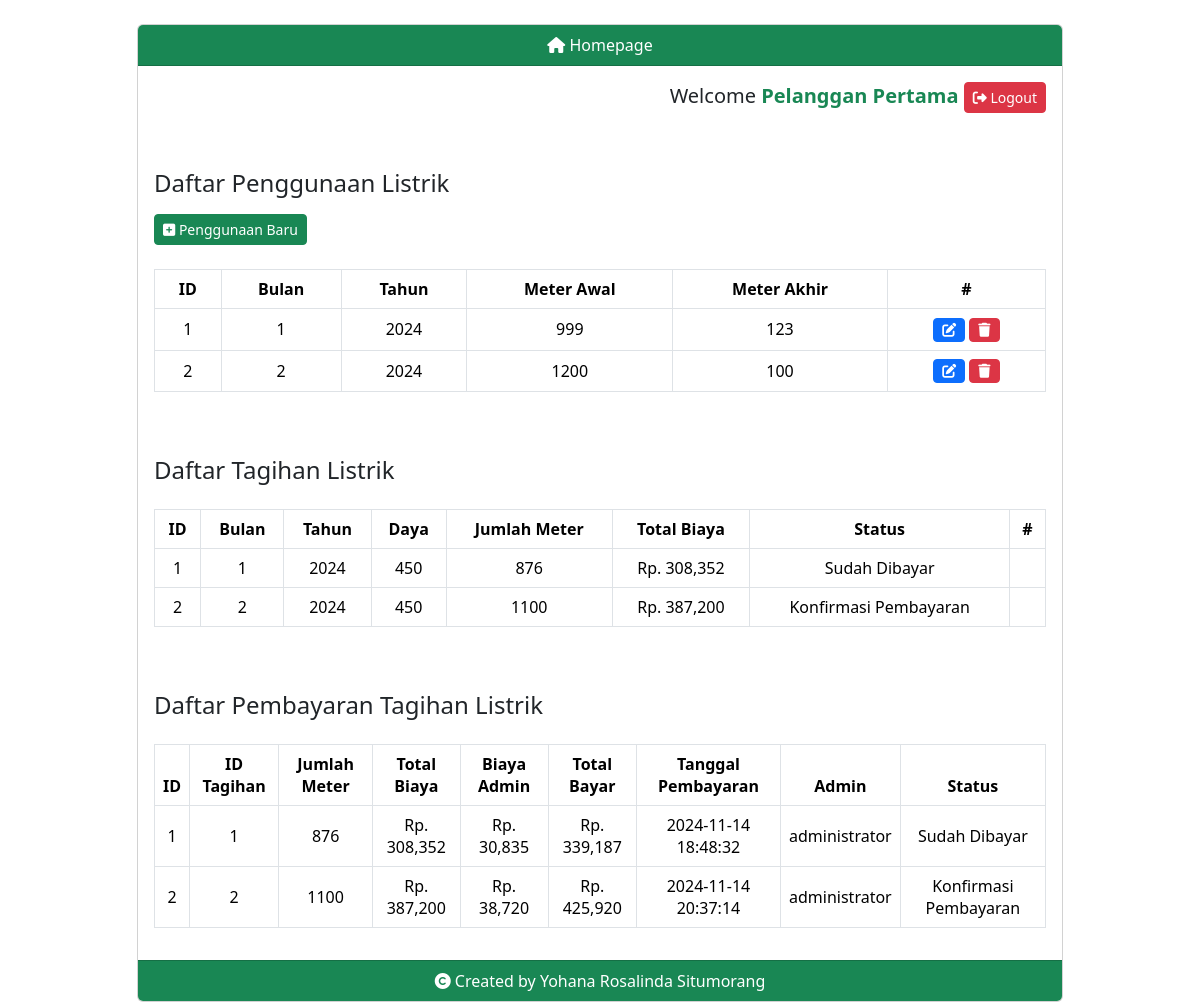
Page /index.php (signed in) on the committed database.
### tables this page shows
CREATE TABLE `penggunaan` (
  `id_penggunaan` int(11) unsigned NOT NULL AUTO_INCREMENT,
  `id_pelanggan` int(11) unsigned DEFAULT NULL,
  `bulan` int(11) DEFAULT NULL,
  `tahun` int(11) DEFAULT NULL,
  `meter_awal` float DEFAULT NULL,
  `meter_akhir` float DEFAULT NULL,
  PRIMARY KEY (`id_penggunaan`),
  KEY `fk_penggunaan_pelanggan` (`id_pelanggan`),
  CONSTRAINT `fk_penggunaan_pelanggan` FOREIGN KEY (`id_pelanggan`) REFERENCES `pelanggan` (`id_pelanggan`) ON DELETE SET NULL ON UPDATE CASCADE
);

CREATE TABLE `tagihan` (
  `id_tagihan` int(11) unsigned NOT NULL AUTO_INCREMENT,
  `id_penggunaan` int(11) unsigned DEFAULT NULL,
  `id_pelanggan` int(11) unsigned DEFAULT NULL,
  `bulan` int(11) DEFAULT NULL,
  `tahun` int(11) DEFAULT NULL,
  `jumlah_meter` int(11) DEFAULT NULL,
  `status` varchar(50) DEFAULT NULL,
  PRIMARY KEY (`id_tagihan`),
  KEY `fk_tagihan_penggunaan` (`id_penggunaan`),
  KEY `fk_tagihan_pelanggan` (`id_pelanggan`),
  CONSTRAINT `fk_tagihan_pelanggan` FOREIGN KEY (`id_pelanggan`) REFERENCES `pelanggan` (`id_pelanggan`) ON DELETE SET NULL ON UPDATE CASCADE,
  CONSTRAINT `fk_tagihan_penggunaan` FOREIGN KEY (`id_penggunaan`) REFERENCES `penggunaan` (`id_penggunaan`) ON DELETE SET NULL ON UPDATE CASCADE
);

CREATE TABLE `tarif` (
  `id_tarif` int(11) unsigned NOT NULL AUTO_INCREMENT,
  `daya` float DEFAULT NULL,
  `tarifperkwh` double DEFAULT NULL,
  PRIMARY KEY (`id_tarif`)
);

CREATE TABLE `pembayaran` (
  `id_pembayaran` int(11) unsigned NOT NULL AUTO_INCREMENT,
  `id_tagihan` int(11) unsigned DEFAULT NULL,
  `id_pelanggan` int(11) unsigned DEFAULT NULL,
  `tanggal_pembayaran` datetime DEFAULT NULL,
  `bulan_bayar` int(11) DEFAULT NULL,
  `biaya_admin` double DEFAULT NULL,
  `total_bayar` double DEFAULT NULL,
  `id_user` int(11) unsigned DEFAULT NULL,
  PRIMARY KEY (`id_pembayaran`),
  KEY `fk_pembayaran_tagihan` (`id_tagihan`),
  KEY `fk_pembayaran_pelanggan` (`id_pelanggan`),
  KEY `fk_pembayaran_user` (`id_user`),
  CONSTRAINT `fk_pembayaran_pelanggan` FOREIGN KEY (`id_pelanggan`) REFERENCES `pelanggan` (`id_pelanggan`) ON DELETE SET NULL ON UPDATE CASCADE,
  CONSTRAINT `fk_pembayaran_tagihan` FOREIGN KEY (`id_tagihan`) REFERENCES `tagihan` (`id_tagihan`) ON DELETE SET NULL ON UPDATE CASCADE,
  CONSTRAINT `fk_pembayaran_user` FOREIGN KEY (`id_user`) REFERENCES `user` (`id_user`) ON DELETE SET NULL ON UPDATE CASCADE
);

CREATE TABLE `user` (
  `id_user` int(11) unsigned NOT NULL AUTO_INCREMENT,
  `username` varchar(30) DEFAULT NULL,
  `password` varchar(100) DEFAULT NULL,
  `nama_admin` varchar(50) DEFAULT NULL,
  `id_level` int(11) unsigned DEFAULT NULL,
  PRIMARY KEY (`id_user`),
  KEY `fk_user_level` (`id_level`),
  CONSTRAINT `fk_user_level` FOREIGN KEY (`id_level`) REFERENCES `level` (`id_level`) ON DELETE SET NULL ON UPDATE CASCADE
);

### database/config.php (called while the page is built, shortened)
<?php
function get_all_penggunaan($db, $id_pelanggan="") {
  $data_mode = "administrator";
  $query = "SELECT penggunaan.*, pelanggan.nama_pelanggan, pelanggan.nomor_kwh FROM penggunaan INNER JOIN pelanggan ON penggunaan.id_pelanggan = pelanggan.id_pelanggan";
  if($id_pelanggan != "") {
    $data_mode = "pelanggan";
    $query = "SELECT * FROM penggunaan WHERE id_pelanggan = " . $id_pelanggan;
  }
  $result = mysqli_query($db, $query);
  $all_penggunaan = [];
  $list_table_fields = [
    "administrator" => ["id_penggunaan", "nama_pelanggan", "nomor_kwh", "bulan", "tahun", "meter_awal", "meter_akhir"],
    "pelanggan" => ["id_penggunaan", "bulan", "tahun", "meter_awal", "meter_akhir"]
  ];
  while($row = mysqli_fetch_array($result)) {
    $filtered_data = [];
    foreach($list_table_fields[$data_mode] as $key) {
      $filtered_data[$key] = $row[$key];
    }
    array_push($all_penggunaan, $filtered_data);
  }
  return $all_penggunaan;
}
function get_all_tagihan($db, $id_pelanggan="") {
  $data_mode = "administrator";
  $query = "SELECT tagihan.*, tarif.daya, tarif.tarifperkwh, pelanggan.nama_pelanggan FROM tagihan
    INNER JOIN pelanggan ON tagihan.id_pelanggan = pelanggan.id_pelanggan
    INNER JOIN tarif ON pelanggan.id_tarif = tarif.id_tarif";
  if($id_pelanggan != "") {
    $data_mode = "pelanggan";
    $query = "SELECT tagihan.*, tarif.daya, tarif.tarifperkwh FROM tagihan
    INNER JOIN pelanggan ON tagihan.id_pelanggan = pelanggan.id_pelanggan
    INNER JOIN tarif ON pelanggan.id_tarif = tarif.id_tarif
    WHERE tagihan.id_pelanggan = " . $id_pelanggan;
  }
  $result = mysqli_query($db, $query);
  $all_tagihan = [];
  $list_table_fields = [
    "administrator" => ["id_tagihan", "id_penggunaan", "id_pelanggan", "nama_pelanggan", "bulan", "tahun", "jumlah_meter", "status", "daya", "tarifperkwh"],
    "pelanggan" => ["id_tagihan", "id_penggunaan", "id_pelanggan", "bulan", "tahun", "jumlah_meter", "status", "daya", "tarifperkwh"]
  ];
  while($row = mysqli_fetch_array($result)) {
    $filtered_data = [];
    foreach($list_table_fields[$data_mode] as $key) {
      $filtered_data[$key] = $row[$key];
    }
    array_push($all_tagihan, $filtered_data);
  }
  return $all_tagihan;
}
function get_all_pembayaran($db, $id_pelanggan="") {
  $data_mode = "administrator";
  $query = "SELECT pembayaran.*, tarif.daya, tarif.tarifperkwh, pelanggan.nama_pelanggan, user.nama_admin, tagihan.jumlah_meter, tagihan.status FROM pembayaran
    INNER JOIN tagihan ON pembayaran.id_tagihan = tagihan.id_tagihan
    INNER JOIN pelanggan ON pembayaran.id_pelanggan = pelanggan.id_pelanggan
    INNER JOIN user ON pembayaran.id_user = user.id_user
    INNER JOIN tarif ON pelanggan.id_tarif = tarif.id_tarif";
  if($id_pelanggan != "") {
    $data_mode = "pelanggan";
    $query = "SELECT pembayaran.*, tarif.daya, tarif.tarifperkwh, pelanggan.nama_pelanggan, user.nama_admin, tagihan.jumlah_meter, tagihan.status FROM pembayaran
    INNER JOIN tagihan ON pembayaran.id_tagihan = tagihan.id_tagihan
    INNER JOIN pelanggan ON pembayaran.id_pelanggan = pelanggan.id_pelanggan
    INNER JOIN user ON pembayaran.id_user = user.id_user
    INNER JOIN tarif ON pelanggan.id_tarif = tarif.id_tarif
    WHERE pembayaran.id_pelanggan = " . $id_pelanggan;
  }
  $result = mysqli_query($db, $query);
  $all_tagihan = [];
  $list_table_fields = [
    "administrator" => ["id_pembayaran", "id_tagihan", "id_tagihan", "id_pelanggan", "nama_pelanggan", "tanggal_pembayaran", "bulan_bayar", "biaya_admin", "total_bayar", "id_user", "daya", "tarifperkwh", "nama_pelanggan", "nama_admin", "jumlah_meter", "status"],
    "pelanggan" => ["id_pembayaran", "id_tagihan", "id_tagihan", "id_pelanggan", "tanggal_pembayaran", "bulan_bayar", "biaya_admin", "total_bayar", "id_user", "daya", "tarifperkwh", "nama_admin", "jumlah_meter", "status"],
  ];
  while($row = mysqli_fetch_array($result)) {
    $filtered_data = [];
    foreach($list_table_fields[$data_mode] as $key) {
      $filtered_data[$key] = $row[$key];
    }
    array_push($all_tagihan, $filtered_data);
  }
  return $all_tagihan;
}
?>

### index-pelanggan.php (the view, shortened to what this page needs)
<h5 class="text-end">Welcome <b class="text-success"><?php echo $_SESSION["login_nama"]; ?></b> <a href="">
        <a href="<?php echo MAIN_URL; ?>/api/user.php?action=logout" alt="">
            <div class="btn btn-danger btn-sm"><i class="fas fa-sign-out-alt"></i> Logout</div>
        </a>
    </a></h5>
<br /><br />
<h4>Daftar Penggunaan Listrik</h4>
<?php if(!isset($_SESSION["login_id_level"])) { ?>
<p>
    <div class="btn btn-success btn-sm" data-bs-toggle="modal" data-bs-target="#modalPenggunaanBaru"><i
            class="fas fa-plus-square"></i> Penggunaan Baru</div>
</p>
<?php } ?>
<?php
        $id_pelanggan = $_SESSION["login_id_user"];
        $data_penggunaan = get_all_penggunaan($db, $id_pelanggan);
    ?>
<table class="table mt-4 text-center table-bordered align-middle table-hover">
    <thead>
        <tr class="fw-bold">
            <td>ID</td>
            <td>Bulan</td>
            <td>Tahun</td>
            <td>Meter Awal</td>
            <td>Meter Akhir</td>
            <td>#</td>
        </tr>
    </thead>
    <tbody>
        <?php foreach ($data_penggunaan as $penggunaan) { ?>
        <tr>
            <td><?= $penggunaan["id_penggunaan"]; ?></td>
            <td><?= $penggunaan["bulan"]; ?></td>
            <td><?= $penggunaan["tahun"]; ?></td>
            <td><?= $penggunaan["meter_awal"]; ?></td>
            <td><?= $penggunaan["meter_akhir"]; ?></td>
            <td>
                <?php if(!isset($_SESSION["login_id_level"])) { ?>
                    <div data-id-penggunaan="<?= $penggunaan['id_penggunaan']; ?>" data-bulan="<?= $penggunaan['bulan']; ?>"
                        data-tahun="<?= $penggunaan['tahun']; ?>" data-meter-awal="<?= $penggunaan['meter_awal']; ?>"
                        data-meter-akhir="<?= $penggunaan['meter_akhir']; ?>"
                        class="btn btn-sm btn-primary btn-edit-penggunaan" data-bs-toggle="modal"
                        data-bs-target="#modalUpdatePenggunaan"><i class="fas fa-edit"></i></div>
                    <div data-id-penggunaan="<?= $penggunaan['id_penggunaan']; ?>" data-bulan="<?= $penggunaan['bulan']; ?>"
                        data-tahun="<?= $penggunaan['tahun']; ?>" data-meter-awal="<?= $penggunaan['meter_awal']; ?>"
                        data-meter-akhir="<?= $penggunaan['meter_akhir']; ?>"
                        class="btn btn-sm btn-danger btn-delete-penggunaan" data-bs-toggle="modal"
                        data-bs-target="#modalDeletePenggunaan"><i class="fas fa-trash"></i></div>
                <?php } ?>
            </td>
        </tr>
        <?php } ?>
    </tbody>
</table>
<br /><br />
<h4>Daftar Tagihan Listrik</h4>
<?php
        $data_tagihan = get_all_tagihan($db, $id_pelanggan);
    ?>
<table class="table mt-4 text-center table-bordered align-middle table-hover">
    <thead>
        <tr class="fw-bold">
            <td>ID</td>
            <td>Bulan</td>
            <td>Tahun</td>
            <td>Daya</td>
            <td>Jumlah Meter</td>
            <td>Total Biaya</td>
            <td>Status</td>
            <td>#</td>
        </tr>
    </thead>
    <tbody>
        <?php foreach ($data_tagihan as $tagihan) { ?>
        <tr>
            <td><?= $tagihan["id_tagihan"]; ?></td>
            <td><?= $tagihan["bulan"]; ?></td>
            <td><?= $tagihan["tahun"]; ?></td>
            <td><?= $tagihan["daya"]; ?></td>
            <td><?= $tagihan["jumlah_meter"]; ?></td>
            <td><?= "Rp. " . number_format(($tagihan["jumlah_meter"] * $tagihan["tarifperkwh"]), 0); ?></td>
            <td><?= $tagihan["status"]; ?></td>
            <td>
            </td>
        </tr>
        <?php } ?>
    </tbody>
</table>
<br /><br />
<h4>Daftar Pembayaran Tagihan Listrik</h4>
<?php
        $data_pembayaran = get_all_pembayaran($db, $id_pelanggan);
    ?>
<table class="table mt-4 text-center table-bordered align-middle table-hover">
    <thead>
        <tr class="fw-bold">
            <td>ID</td>
            <td>ID Tagihan</td>
            <td>Jumlah Meter</td>
            <td>Total Biaya</td>
            <td>Biaya Admin</td>
            <td>Total Bayar</td>
            <td>Tanggal Pembayaran</td>
            <td>Admin</td>
            <td>Status</td>
        </tr>
    </thead>
    <tbody>
        <?php foreach ($data_pembayaran as $pembayaran) { ?>
        <tr>
            <td><?= $pembayaran["id_pembayaran"]; ?></td>
            <td><?= $pembayaran["id_tagihan"]; ?></td>
            <td><?= $pembayaran["jumlah_meter"]; ?></td>
            <td><?= "Rp. " . number_format(($pembayaran["jumlah_meter"] * $pembayaran["tarifperkwh"]), 0); ?></td>
            <td><?= "Rp. " . number_format($pembayaran["biaya_admin"]); ?></td>
            <td><?= "Rp. " . number_format($pembayaran["total_bayar"]); ?></td>
            <td><?= $pembayaran["tanggal_pembayaran"]; ?></td>
            <td><?= $pembayaran["nama_admin"]; ?></td>
            <td><?= $pembayaran["status"]; ?></td>
        </tr>
        <?php } ?>
    </tbody>
</table>

### rows in the picture
penggunaan: id_penggunaan "1", bulan "1", tahun "2024", meter_awal "999", meter_akhir "123"
penggunaan: id_penggunaan "2", bulan "2", tahun "2024", meter_awal "1200", meter_akhir "100"
tagihan: id_tagihan "1", bulan "1", tahun "2024", tarif.daya "450", jumlah_meter "876", $tagihan['jumlah_meter']*$tagihan['tarifperkwh'] "308,352", status "Sudah Dibayar"
tagihan: id_tagihan "2", bulan "2", tahun "2024", tarif.daya "450", jumlah_meter "1100", $tagihan['jumlah_meter']*$tagihan['tarifperkwh'] "387,200", status "Konfirmasi Pembayaran"
pembayaran: id_pembayaran "1", id_tagihan "1", id_tagihan.jumlah_meter "876", $pembayaran['jumlah_meter']*$pembayaran['tarifperkwh'] "308,352", biaya_admin "30,835", total_bayar "339,187", tanggal_pembayaran "2024-11-14 18:48:32", id_user.nama_admin "administrator", id_tagihan.status "Sudah Dibayar"
pembayaran: id_pembayaran "2", id_tagihan "2", id_tagihan.jumlah_meter "1100", $pembayaran['jumlah_meter']*$pembayaran['tarifperkwh'] "387,200", biaya_admin "38,720", total_bayar "425,920", tanggal_pembayaran "2024-11-14 20:37:14", id_user.nama_admin "administrator", id_tagihan.status "Konfirmasi Pembayaran"

### other values in the picture
$title "Homepage"
$_SESSION["login_nama"] "Pelanggan Pertama"
